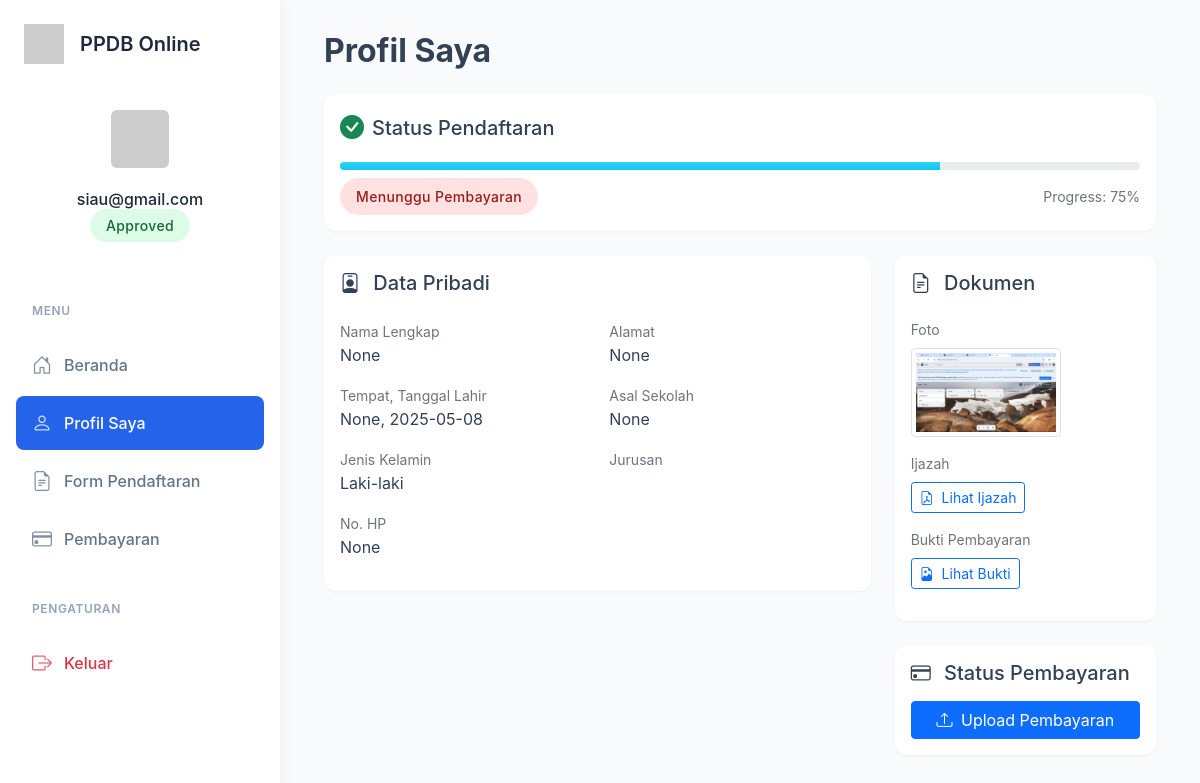
Screenshot of /profile (signed in) with the database file from the repository.
### app copy.py (models this page shows, shortened)
class User(db.Model):
    __tablename__ = 'users'  # Explicitly define table name
    id = db.Column(db.Integer, primary_key=True)
    username = db.Column(db.String(100), unique=True, nullable=False)
    password = db.Column(db.String(200), nullable=False)
    is_admin = db.Column(db.Boolean, default=False)
    is_verified = db.Column(db.Boolean, default=False)  # Add this attribute
    formulir = db.relationship('Formulir', back_populates='user')  # Add this relationship

class Formulir(db.Model):
    id = db.Column(db.Integer, primary_key=True)
    user_id = db.Column(db.Integer, db.ForeignKey('users.id'), nullable=False)  # Correct table name
    user = db.relationship('User', back_populates='formulir')
    nama_lengkap = db.Column(db.String(100))
    tempat_lahir = db.Column(db.String(100))
    tanggal_lahir = db.Column(db.String(100))
    jenis_kelamin = db.Column(db.String(20))
    alamat = db.Column(db.String(200))
    asal_sekolah = db.Column(db.String(200))
    no_hp = db.Column(db.String(20))
    foto_path = db.Column(db.String(200))
    ijazah_path = db.Column(db.String(200))
    pembayaran_path = db.Column(db.String(200))
    verifikasi_status = db.Column(db.String(20), default='belum')

### app copy.py (the view)
    def wrapper(*args, **kwargs):
        if 'user_id' not in session:
            flash('Anda perlu masuk terlebih dahulu.')
            return redirect(url_for('login'))
        return f(*args, **kwargs)

### templates/profile.html (shortened to what this page needs)
{% extends "base.html" %}
{% block content %}
<div class="row">
    <div class="col-12 mb-4">
        <h2 class="fw-bold mb-4">Profil Saya</h2>
        {% if formulir %}
        <div class="card mb-4">
            <div class="card-body">
                <div class="d-flex align-items-center mb-3">
                    <i class="bi bi-check-circle-fill fs-4 me-2 {% if formulir.verifikasi_status == 'approved' %}text-success{% elif formulir.verifikasi_status == 'pending' %}text-warning{% else %}text-danger{% endif %}"></i>
                    <h5 class="mb-0">Status Pendaftaran</h5>
                </div>
                {% set progress = 100 if formulir.verifikasi_status == 'approved' and formulir.pembayaran_status == 'approved'
                            else 75 if formulir.verifikasi_status == 'approved'
                            else 50 if formulir.verifikasi_status == 'pending'
                            else 25 if formulir.verifikasi_status == 'rejected'
                            else 0 %}
                <div class="progress rounded-pill mb-2" style="height: 15px;">
                    <div class="progress-bar bg-gradient {{ 'bg-success' if formulir.verifikasi_status == 'approved' and formulir.pembayaran_status == 'approved'
                                        else 'bg-info' if formulir.verifikasi_status == 'approved'
                                        else 'bg-warning' if formulir.verifikasi_status == 'pending'
                                        else 'bg-danger' }}"
                         role="progressbar"
                         style="width: {{ progress }}%">
                    </div>
                </div>
                <div class="d-flex justify-content-between align-items-center">
                    <span class="status-badge {{ 'status-approved' if formulir.verifikasi_status == 'approved' and formulir.pembayaran_status == 'approved'
                                    else 'status-pending' if formulir.verifikasi_status == 'pending'
                                    else 'status-rejected' }}">
                        {{ "Selesai" if formulir.verifikasi_status == 'approved' and formulir.pembayaran_status == 'approved'
                           else "Menunggu Pembayaran" if formulir.verifikasi_status == 'approved'
                           else formulir.verifikasi_status|title }}
                    </span>
                    <small class="text-muted">Progress: {{ progress }}%</small>
                </div>
            </div>
        </div>
        <div class="row">
            <div class="col-md-8">
                <div class="card mb-4">
                    <div class="card-body">
                        <h5 class="card-title mb-4">
                            <i class="bi bi-person-badge me-2"></i>
                            Data Pribadi
                        </h5>
                        <div class="row g-4">
                            <div class="col-md-6">
                                <div class="mb-3">
                                    <label class="text-muted small">Nama Lengkap</label>
                                    <p class="mb-0 fw-medium">{{ formulir.nama_lengkap }}</p>
                                </div>
                                <div class="mb-3">
                                    <label class="text-muted small">Tempat, Tanggal Lahir</label>
                                    <p class="mb-0 fw-medium">{{ formulir.tempat_lahir }}, {{ formulir.tanggal_lahir }}</p>
                                </div>
                                <div class="mb-3">
                                    <label class="text-muted small">Jenis Kelamin</label>
                                    <p class="mb-0 fw-medium">{{ formulir.jenis_kelamin }}</p>
                                </div>
                                <div class="mb-3">
                                    <label class="text-muted small">No. HP</label>
                                    <p class="mb-0 fw-medium">{{ formulir.no_hp }}</p>
                                </div>
                            </div>
                            <div class="col-md-6">
                                <div class="mb-3">
                                    <label class="text-muted small">Alamat</label>
                                    <p class="mb-0 fw-medium">{{ formulir.alamat }}</p>
                                </div>
                                <div class="mb-3">
                                    <label class="text-muted small">Asal Sekolah</label>
                                    <p class="mb-0 fw-medium">{{ formulir.asal_sekolah }}</p>
                                </div>
                                <div class="mb-3">
                                    <label class="text-muted small">Jurusan</label>
                                </div>
                            </div>
                        </div>
                    </div>
                </div>
            </div>
            <div class="col-md-4">
                <div class="card mb-4">
                    <div class="card-body">
                        <h5 class="card-title mb-4">
                            <i class="bi bi-file-earmark-text me-2"></i>
                            Dokumen
                        </h5>
                        {% if formulir.foto_path %}
                        <div class="mb-3">
                            <label class="text-muted small d-block mb-2">Foto</label>
                            <img src="{{ url_for('static', filename=formulir.foto_path) }}"
                                 class="img-thumbnail" style="max-width: 150px" alt="Foto profil">
                        </div>
                        {% endif %}
                        {% if formulir.ijazah_path %}
                        <div class="mb-3">
                            <label class="text-muted small d-block mb-2">Ijazah</label>
                            <a href="{{ url_for('static', filename=formulir.ijazah_path) }}"
                               class="btn btn-sm btn-outline-primary" target="_blank">
                               <i class="bi bi-file-earmark-pdf me-1"></i>
                               Lihat Ijazah
                            </a>
                        </div>
                        {% endif %}
                        {% if formulir.pembayaran_path %}
                        <div class="mb-3">
                            <label class="text-muted small d-block mb-2">Bukti Pembayaran</label>
                            <a href="{{ url_for('static', filename=formulir.pembayaran_path) }}"
                               class="btn btn-sm btn-outline-primary" target="_blank">
                               <i class="bi bi-file-earmark-image me-1"></i>
                               Lihat Bukti
                            </a>
                        </div>
                        {% endif %}
                    </div>
                </div>
                {% if formulir.verifikasi_status == 'approved' %}
                <div class="card">
                    <div class="card-body">
                        <h5 class="card-title mb-3">
                            <i class="bi bi-credit-card me-2"></i>
                            Status Pembayaran
                        </h5>
                        {% if formulir.pembayaran_status == 'approved' %}
                            <div class="status-badge status-approved w-100 text-center">Pembayaran Diterima</div>
                        {% elif formulir.pembayaran_status == 'pending' %}
                            <div class="status-badge status-pending w-100 text-center">Menunggu Verifikasi</div>
                        {% elif formulir.pembayaran_status == 'rejected' %}
                            <div class="status-badge status-rejected w-100 text-center mb-3">Pembayaran Ditolak</div>
                            <a href="{{ url_for('pembayaran') }}" class="btn btn-primary w-100">
                                <i class="bi bi-upload me-1"></i>
                                Upload Ulang Pembayaran
                            </a>
                        {% else %}
                            <a href="{{ url_for('pembayaran') }}" class="btn btn-primary w-100">
                                <i class="bi bi-upload me-1"></i>
                                Upload Pembayaran
                            </a>
                        {% endif %}
                    </div>
                </div>
                {% endif %}
            </div>
        </div>
        {% endif %}
    </div>
</div>
{% endblock %}

### templates/base.html (shortened to what this page needs)
<!DOCTYPE html>
<html>
<head>
  <link href="https://cdn.jsdelivr.net/npm/bootstrap@5.1.3/dist/css/bootstrap.min.css" rel="stylesheet">
  <link rel="stylesheet" href="https://cdn.jsdelivr.net/npm/bootstrap-icons@1.8.1/font/bootstrap-icons.css">
</head>
<body>
  <div class="wrapper">
    <nav class="sidebar">
      <div class="sidebar-header">
        <div class="sidebar-brand">
          <img src="https://ui-avatars.com/api/?name=PPDB&background=2563eb&color=fff" alt="Logo">
          <h4>PPDB Online</h4>
        </div>
        {% if session.user_id %}
        <div class="sidebar-user">
          {% set user = get_current_user() %}
          <img src="https://ui-avatars.com/api/?name={{ user.username }}&background=random" alt="Profile">
          <h6 class="mt-3 mb-1">{{ user.username }}</h6>
          {% set formulir = get_user_formulir() %}
          {% if formulir %}
          <span class="status-badge
                    {% if formulir.verifikasi_status == 'approved' %}status-approved
                    {% elif formulir.verifikasi_status == 'pending' %}status-pending
                    {% else %}status-rejected{% endif %}">
            {{ formulir.verifikasi_status|title }}
          </span>
          {% endif %}
        </div>
        {% endif %}
      </div>
      <div class="sidebar-menu">
        <div class="nav-section">
          <div class="nav-section-title">Menu</div>
          <div class="nav flex-column">
            {% if not session.user_id %}
            <a href="{{ url_for('index') }}" class="nav-link {{ 'active' if request.endpoint == 'index' }}">
              <i class="bi bi-house-door"></i>
              <span>Beranda</span>
            </a>
            <a href="{{ url_for('login') }}" class="nav-link {{ 'active' if request.endpoint == 'login' }}">
              <i class="bi bi-box-arrow-in-right"></i>
              <span>Login</span>
            </a>
            <a href="{{ url_for('register') }}" class="nav-link {{ 'active' if request.endpoint == 'register' }}">
              <i class="bi bi-person-plus"></i>
              <span>Daftar</span>
            </a>
            {% else %}
            <a href="{{ url_for('index') }}" class="nav-link {{ 'active' if request.endpoint == 'index' }}">
              <i class="bi bi-house-door"></i>
              <span>Beranda</span>
            </a>
            <a href="{{ url_for('profile') }}" class="nav-link {{ 'active' if request.endpoint == 'profile' }}">
              <i class="bi bi-person"></i>
              <span>Profil Saya</span>
            </a>
            <a href="{{ url_for('verifikasi') }}" class="nav-link {{ 'active' if request.endpoint == 'verifikasi' }}">
              <i class="bi bi-file-earmark-text"></i>
              <span>Form Pendaftaran</span>
            </a>
            {% set formulir = get_user_formulir() %}
            {% if formulir and formulir.verifikasi_status == 'approved' %}
            <a href="{{ url_for('pembayaran') }}" class="nav-link {{ 'active' if request.endpoint == 'pembayaran' }}">
              <i class="bi bi-credit-card"></i>
              <span>Pembayaran</span>
            </a>
            {% endif %}
            <div class="nav-section-title mt-4">Pengaturan</div>
            <a href="{{ url_for('logout') }}" class="nav-link text-danger">
              <i class="bi bi-box-arrow-right"></i>
              <span>Keluar</span>
            </a>
            {% endif %}
          </div>
        </div>
      </div>
    </nav>
    <div class="content">
      <div class="container-fluid">
        {% block content %}{% endblock %}
      </div>
    </div>
  </div>
</body>
</html>

### rows the page displays
User: username "siau@gmail.com"
Formulir: verifikasi_status "Approved", verifikasi_status "Menunggu Pembayaran", nama_lengkap "None", tempat_lahir "None", tanggal_lahir "2025-05-08", jenis_kelamin "Laki-laki", no_hp "None", alamat "None", asal_sekolah "None", foto_path (picture)

### other values shown
{{ progress }} "75"
